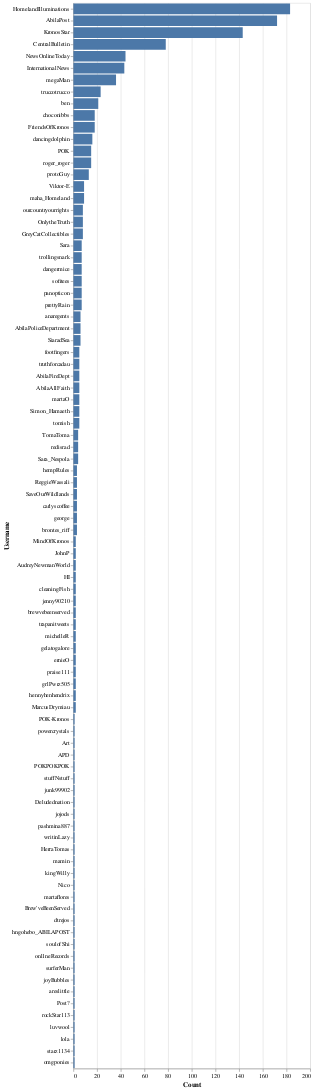

This figure's notebook cell:
### Code cell
mentions_chart

### Figure 1 — Vega-Lite specification as saved in the notebook (floating-point values rounded to 4 significant figures; data arrays with more than 128 entries replaced by an {"elided": "..."} marker saying what was removed)
{"config": {"view": {"continuousWidth": 400, "continuousHeight": 300}}, "data": {"name": "data-a241737fc7e2ea3458ec1a10aa66f012"}, "mark": "bar", "encoding": {"tooltip": [{"type": "quantitative", "aggregate": "count", "title": "Number of mentions: "}], "x": {"type": "quantitative", "aggregate": "count", "title": "Count"}, "y": {"type": "nominal", "field": "Username", "sort": {"field": "Username", "op": "count", "order": "descending"}, "title": "Username"}}, "$schema": "https://vega.github.io/schema/vega-lite/v4.8.1.json", "datasets": {"data-a241737fc7e2ea3458ec1a10aa66f012": {"elided": "1065 records"}}}
